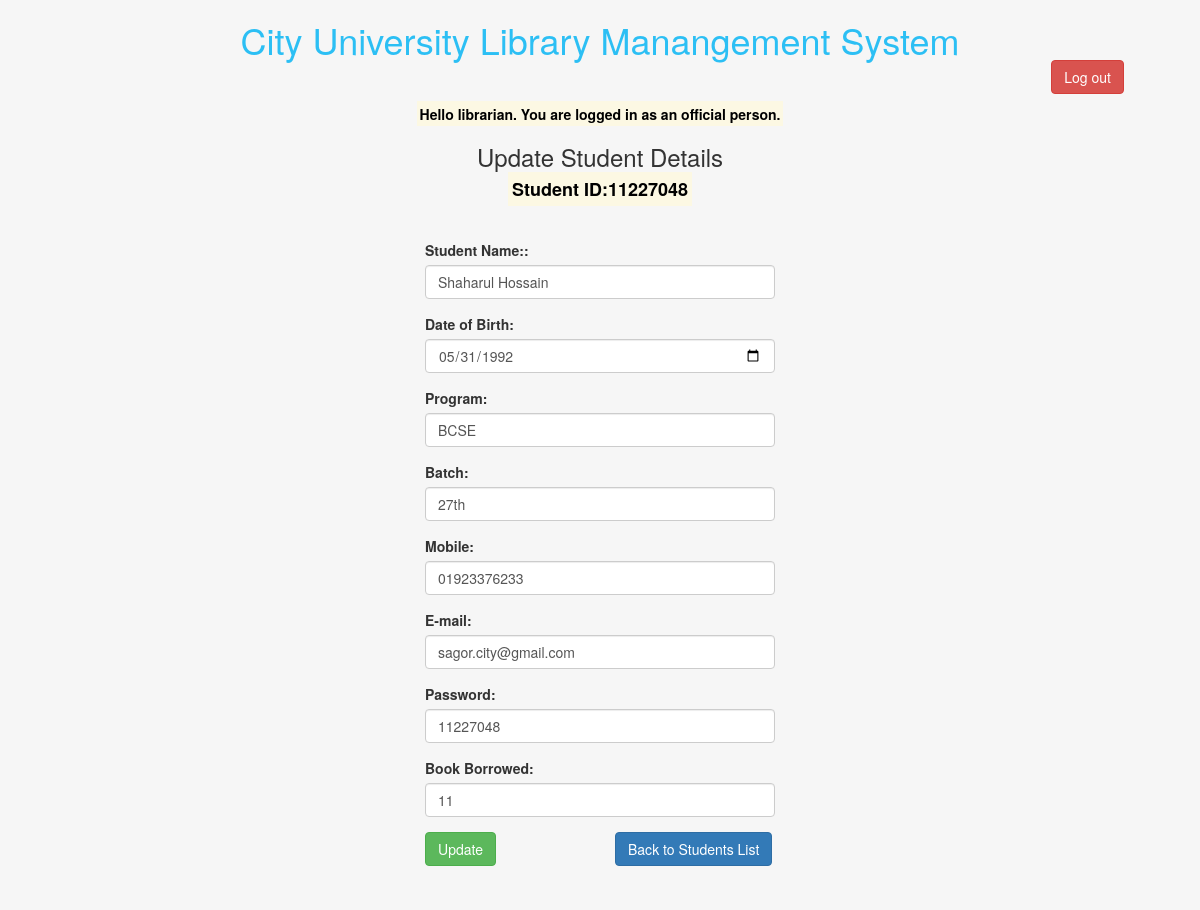
The page /student_update_err_off.php?std_id=11227048 (signed in) on the database its author committed.
### tables this page shows
CREATE TABLE IF NOT EXISTS `students` (
  `std_id` int(8) NOT NULL,
  `std_name` varchar(50) NOT NULL,
  `std_dob` date NOT NULL,
  `std_prog` varchar(10) NOT NULL,
  `std_batch` varchar(5) NOT NULL,
  `std_mob` varchar(11) NOT NULL,
  `std_mail` varchar(50) NOT NULL,
  `std_pass` varchar(16) NOT NULL,
  `book_browed` varchar(255) DEFAULT NULL
);

### student_update_err_off.php (the view, shortened to what this page needs)
<?php require_once('Connections/lib_ss.php'); ?>
<html>
<head>
</head>
<link rel="stylesheet" href="css/bootstrap.css"/>
</head>
<div class="container">
<h1 style="text-align:center; color:#2CBFF4;">City University Library Manangement System
<div class="row">
<div class="col-md-2 col-md-offset-10">
    <a href="logout.php" class="btn btn-danger" role="button">Log out</a>  </h1>
</div>
<center><mark><strong>
<?php
if(isset($_SESSION["access_level"]) && $_SESSION["access_level"]==1){
	echo "Hello ".$_SESSION["id"].". You are logged in as an official person.<br/>";
	}
else{
	header("Location:index.php?err=2");
	}
    ?> </strong> </mark></center></div>
<?php
if (!function_exists("GetSQLValueString")) {
function GetSQLValueString($theValue, $theType, $theDefinedValue = "", $theNotDefinedValue = "")
{
  $theValue = function_exists("mysql_real_escape_string") ? mysql_real_escape_string($theValue) : mysql_escape_string($theValue);
  switch ($theType) {
    case "long":
    case "int":
      $theValue = ($theValue != "") ? intval($theValue) : "NULL";
      break;
  }
  return $theValue;
}
}
$editFormAction = $_SERVER['PHP_SELF'];
if (isset($_SERVER['QUERY_STRING'])) {
  $editFormAction .= "?" . htmlentities($_SERVER['QUERY_STRING']);
}
$colname_rsStudent = "-1";
if (isset($_GET['std_id'])) {
  $colname_rsStudent = $_GET['std_id'];
}
$query_rsStudent = sprintf("SELECT * FROM students WHERE std_id = %s", GetSQLValueString($colname_rsStudent, "int"));
$rsStudent = mysql_query($query_rsStudent, $lib_ss) or die(mysql_error());
$row_rsStudent = mysql_fetch_assoc($rsStudent);
?>
<div class="container">
<body>
<div class="row">
    <center><p><h3>Update Student Details</h3></p> </center>
<center><h4><strong><mark>Student ID:<?php echo $row_rsStudent['std_id']; ?></mark></strong></h4>
</center></div>
<p>&nbsp;</p>
<div class="col-xs-12 col-md-4 col-md-offset-4">
<form action="<?php echo $editFormAction; ?>" method="post" name="form1" id="form1" data-toggle="validator">
 <div class="form-group">
    <label for="exampleInputEmail1">Student Name::</label>
    <input type="text" class="form-control" id="exampleInputEmail1" name="std_name" value="<?php echo htmlentities($row_rsStudent['std_name'], ENT_COMPAT, 'utf-8'); ?>" required>
  </div>
<div class="form-group">
    <label for="exampleInputEmail1">Date of Birth:</label>
    <input type="date" class="form-control" id="exampleInputEmail1" name="std_dob" value="<?php echo htmlentities($row_rsStudent['std_dob'], ENT_COMPAT, 'utf-8'); ?>" required>
  </div>
  <div class="form-group">
    <label for="exampleInputEmail1">Program:</label>
    <input pattern=".{3,11}" type="text" class="form-control" id="exampleInputEmail1" name="std_prog" value="<?php echo htmlentities($row_rsStudent['std_prog'], ENT_COMPAT, 'utf-8'); ?>" required title="Program should contain 3 to 11 characters number">
  </div>
  <div class="form-group">
    <label for="exampleInputEmail1">Batch:</label>
    <input pattern=".{3,6}" type="text" class="form-control" id="exampleInputEmail1" name="std_batch" value="<?php echo htmlentities($row_rsStudent['std_batch'], ENT_COMPAT, 'utf-8'); ?>" required title="Batch should contain 3 to 6 characters number">
  </div>
  <div class="form-group">
    <label for="exampleInputEmail1">Mobile:</label>
    <input pattern=".{11,11}" type="number" class="form-control" id="exampleInputEmail1" name="std_mob" value="<?php echo htmlentities($row_rsStudent['std_mob'], ENT_COMPAT, 'utf-8'); ?>" required title="Mobile Number should contain 11 characters number">
  </div>
  <div class="form-group">
    <label for="exampleInputEmail1">E-mail:</label>
    <input type="email" class="form-control" id="exampleInputEmail1" name="std_mail" value="<?php echo htmlentities($row_rsStudent['std_mail'], ENT_COMPAT, 'utf-8'); ?>" required>
  </div>
  <div class="form-group">
    <label for="exampleInputEmail1">Password:</label>
    <input pattern=".{8,16}" type="text" class="form-control" id="exampleInputEmail1" name="std_pass" value="<?php echo htmlentities($row_rsStudent['std_pass'], ENT_COMPAT, 'utf-8'); ?>" required title="Password should contain 8 to 16 characters number">
  </div>
  <div class="form-group">
    <label for="exampleInputEmail1">Book Borrowed:</label>
    <input pattern=".{0}|.{8,8}" type="text" class="form-control" id="exampleInputEmail1" name="book_browed" value="<?php echo htmlentities($row_rsStudent['book_browed'], ENT_COMPAT, 'utf-8'); ?>" required title="Book referance should contain 8 character number">
  </div>
  <div class="row">
    <div class="col-md-2 col-md-offset-0">
<input class="btn btn-success" type="submit"  name="submitBtn" id="submitBtn" value="Update" />
        </div>
<div class="col-md-2 col-md-offset-4">
    <a href="student_index_off.php" class="btn btn-primary" role="button">Back to Students List</a>
    </div>
</div>
</form>
<p>&nbsp;</p>
</div>
</body>
</div>
</html>

### student_update_err_off.php (style rules this page uses)
body { background-color: #F6f6f6; }

### rows shown on the page
students: std_id "11227048", std_name "Shaharul Hossain", std_dob "05/31/1992", std_prog "BCSE", std_batch "27th", std_mob "01923376233", std_mail "sagor.city@gmail.com", std_pass "11227048", book_browed "11"

### other values the page prints
$_SESSION["id"] "librarian"
